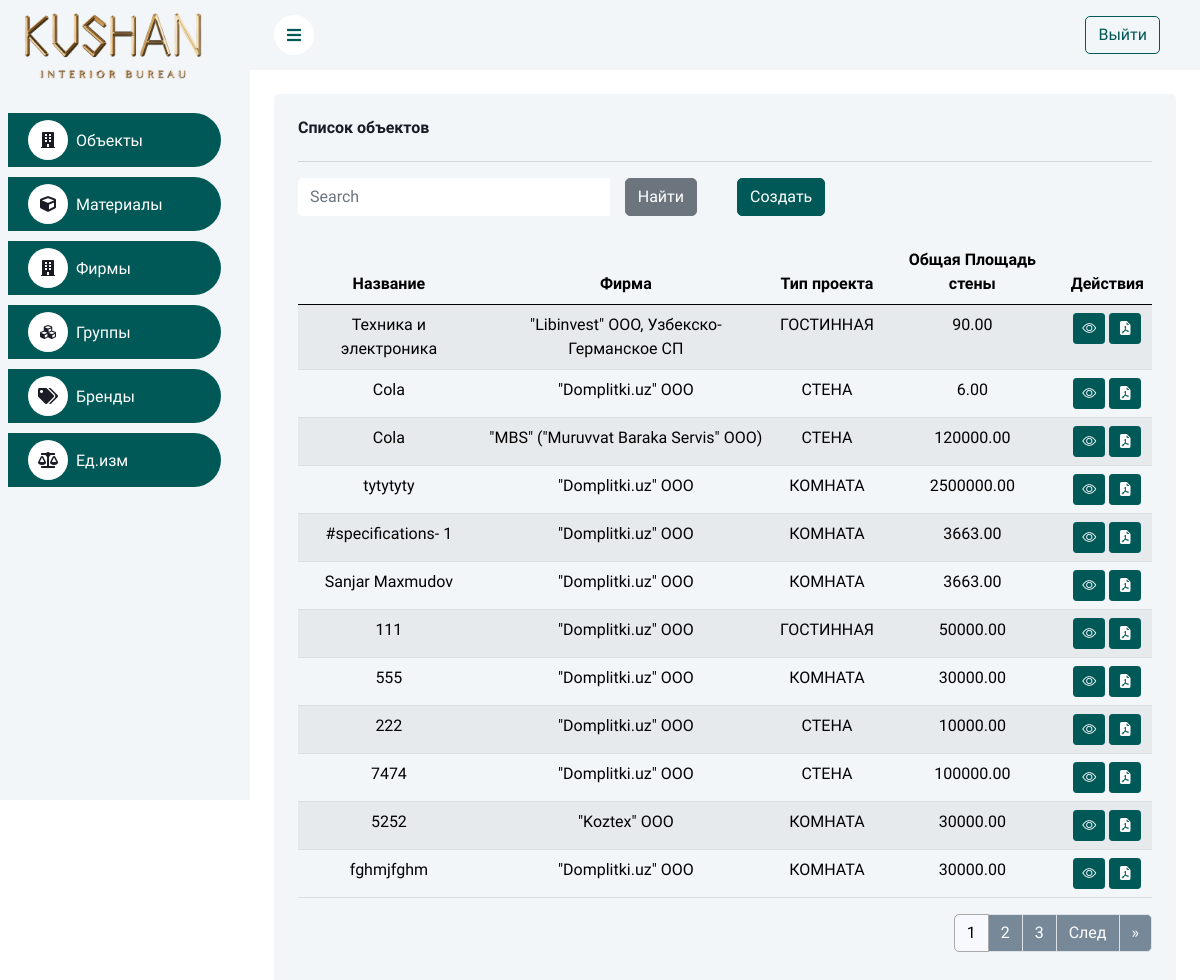
The app's page /projects/, older data.
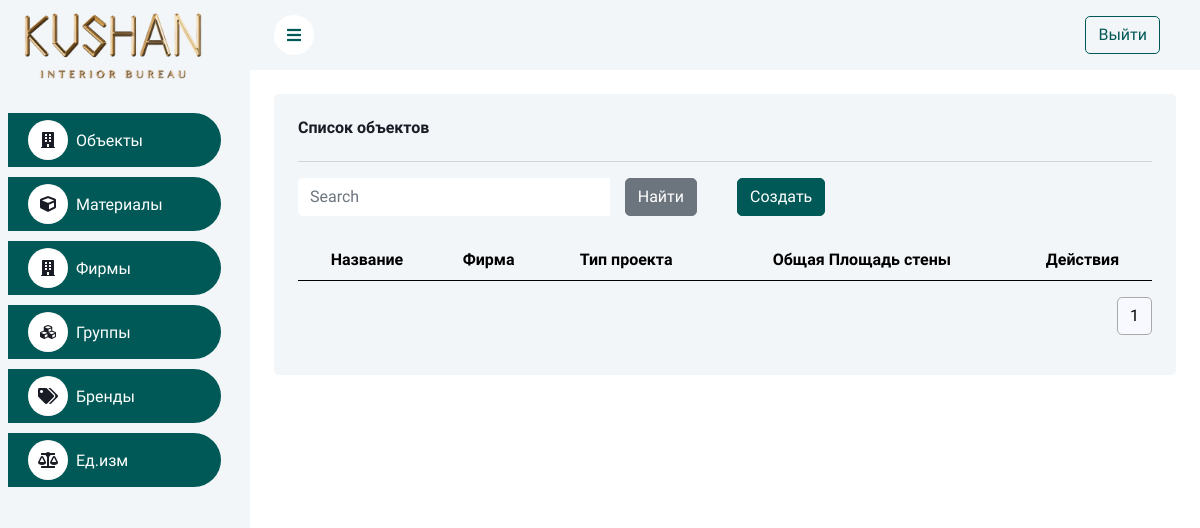
The same page, newer data.
### info/models.py (models this page shows, shortened)
class Project(models.Model):
	class ProjectType(models.TextChoices):
		WALL = 'СТЕНА', 'СТЕНА'
		ROOM = 'КОМНАТА', 'КОМНАТА'
		LIVING_ROOM = 'ГОСТИННАЯ', 'ГОСТИННАЯ'
	name = models.CharField(max_length=150, verbose_name='Название')
	firm = models.ForeignKey('Firm', on_delete=models.CASCADE, verbose_name='Фирма')
	height = models.DecimalField(max_digits=10, decimal_places=2, verbose_name='Высота')
	project_type = models.CharField(choices=ProjectType.choices, default=ProjectType.WALL, max_length=20,
									verbose_name='Тип проекта')
	width_a = models.DecimalField(max_digits=10, decimal_places=2, null=True, blank=True, verbose_name='Ширина A')
	width_b = models.DecimalField(max_digits=10, decimal_places=2, null=True, blank=True, verbose_name='Ширина B')
	width_c = models.DecimalField(max_digits=10, decimal_places=2, null=True, blank=True, verbose_name='Ширина C')
	width_d = models.DecimalField(max_digits=10, decimal_places=2, null=True, blank=True, verbose_name='Ширина D')
	wall_area = models.DecimalField(max_digits=10, decimal_places=2, null=True, blank=True,
									verbose_name='Общая Площадь стены')
	room_area = models.DecimalField(max_digits=10, decimal_places=2, null=True, blank=True,
									verbose_name='Площадь комнаты')
	living_room_area = models.DecimalField(max_digits=10, decimal_places=2, null=True, blank=True,
										   verbose_name='Площадь гостиной')
	wall_area_a = models.DecimalField(max_digits=10, decimal_places=2, null=True, blank=True,
									  verbose_name='Площадь стены A')
	wall_area_b = models.DecimalField(max_digits=10, decimal_places=2, null=True, blank=True,
									  verbose_name='Площадь стены B')
	wall_area_c = models.DecimalField(max_digits=10, decimal_places=2, null=True, blank=True,
									  verbose_name='Площадь стены C')
	wall_area_d = models.DecimalField(max_digits=10, decimal_places=2, null=True, blank=True,
									  verbose_name='Площадь стены D')
	ceiling_area = models.DecimalField(max_digits=10, decimal_places=2, null=True, blank=True,
									   verbose_name='Общая Площадь потолка')
	ceiling_area_a = models.DecimalField(max_digits=10, decimal_places=2, null=True, blank=True,
										 verbose_name='Площадь потолка A')
	ceiling_area_b = models.DecimalField(max_digits=10, decimal_places=2, null=True, blank=True,
										 verbose_name='Площадь потолка B')
	ceiling_area_c = models.DecimalField(max_digits=10, decimal_places=2, null=True, blank=True,
										 verbose_name='Площадь потолка C')
	ceiling_area_d = models.DecimalField(max_digits=10, decimal_places=2, null=True, blank=True,
										 verbose_name='Площадь потолка D')
	class Meta:
		ordering = ['-id']

class Firm(models.Model):
	name = models.CharField(max_length=150, unique=True)
	def __str__(self):
		return str(self.name)

### info/views.py (the view)
# urls.py: path('projects/', ProjectListView.as_view(), name='project-list'),
class ProjectListView(BaseListView):
	model = Project
	form_class = None
	template_name = "project_list.html"
	def get(self, request):
		projects = self.get_queryset()
		page_obj = self.apply_pagination_and_search(projects, request)
		context = {
			'items': page_obj,
		}
		return render(request, self.get_template_name(), context)

### shared/views.py (called while the page is built)
	@staticmethod
	def apply_pagination_and_search(queryset, request):
		search_query = request.GET.get('search')
		if search_query:
			search_query = search_query.strip()
			queryset = queryset.filter(Q(name__icontains=search_query))
		page_size = request.GET.get("page_size", 12)
		paginator = Paginator(queryset, page_size)
		page_num = request.GET.get("page", 1)
		page_obj = paginator.get_page(page_num)
		return page_obj

	def get_queryset(self):
		return self.model.objects.all()

	def get_template_name(self):
		return self.template_name

### templates/project_list.html (shortened to what this page needs)
{% extends 'base.html' %}
{% load static %}
{% block content %}
    <div class="container-fluid pt-4 px-4">
        <div class="row g-4">
            <div class="col-sm-12">
                <div class="bg-light rounded h-100 p-4">
                    <h6 class="mb-4">Список объектов</h6>
                    <hr>
                    <div class="row mb-2">
                        <div class="col-md-6">
                            <form class="d-none d-md-flex mb-3" method="GET" action="{% url 'project-list' %}">
                                <div class="input-group">
                                    <input type="search" name="search" class="form-control border-0"
                                           placeholder="Search">
                                    <div class="input-group-append">
                                        <button type="submit" class="btn btn-secondary mx-3">Найти</button>
                                    </div>
                                </div>
                            </form>
                        </div>
                        <div class="col-md-6">
                            <a href="{% url 'project-create' %}" type="button" class="btn btn-primary">Создать</a>
                        </div>
                    </div>
                    <div class="table-responsive">
                        <table class="table table-striped table-light text-center table-hover ">
                            <thead>
                            <tr>
                                <th scope="col">Название</th>
                                <th scope="col">Фирма</th>
                                <th scope="col">Тип проекта</th>
                                <th scope="col">Общая Площадь стены</th>
                                <th scope="col">Действия</th>
                            </tr>
                            </thead>
                            <tbody>
                            {% for project in items %}
                                <tr>
                                    <td>{{ project.name }}</td>
                                    <td>{{ project.firm }}</td>
                                    <td>{{ project.project_type }}</td>
                                    <td>{{ project.wall_area }}</td>
                                    <td>
                                        <a href="{% url 'project-detail' project.pk %}" type="button"
                                           class="btn btn-primary btn-sm"><i class="bi bi-eye"></i>
                                        </a>
                                        <a href="#" onclick="createPdf({{ project.pk }})" type="button"
                                           class="btn btn-primary btn-sm"><i class="bi bi-file-earmark-pdf-fill"></i>
                                        </a>
                                    </td>
                                </tr>
                            {% endfor %}
                            </tbody>
                        </table>
                    </div>
                    {% include 'pagination.html' with items=items %}
                </div>
            </div>
        </div>
    </div>
{% endblock %}

### templates/base.html (shortened to what this page needs)
{% load static %}
<!DOCTYPE html>
<html lang="en">
<head>
    <link href="https://cdn.jsdelivr.net/npm/bootstrap-icons@1.7.2/font/bootstrap-icons.css" rel="stylesheet">
    <link href="https://cdnjs.cloudflare.com/ajax/libs/font-awesome/5.10.0/css/all.min.css" rel="stylesheet">
    <link href="https://cdn.jsdelivr.net/npm/bootstrap-icons@1.4.1/font/bootstrap-icons.css" rel="stylesheet">
    <link href="{% static 'lib/owlcarousel/assets/owl.carousel.min.css' %}" rel="stylesheet">
    <link href="{% static 'lib/tempusdominus/css/tempusdominus-bootstrap-4.min.css' %}" rel="stylesheet">
    <link href="{% static 'css/bootstrap.min.css' %}" rel="stylesheet">
    <link href="{% static 'css/style.css' %}" rel="stylesheet">
</head>
<body>
<div class="container-xxl position-relative bg-white d-flex p-0">
    <div class="sidebar pe-4 pb-3">
        <nav class="navbar bg-light navbar-light">
            <a href="{% url 'base_html' %}" class="navbar-brand mx-4 mb-3">
                <h3 class="text-primary">
                    <img class="w-100" src="{% static 'img/logo.png' %}" alt="Logo">
                </h3>
            </a>
            <div class="navbar-nav w-100">
                <a href="{% url 'project-list' %}" class="nav-link custom-link">
                    <i class="fa fa-building me-2 text-dark"></i><span class="text-white">Объекты</span>
                </a>
                <a href="{% url 'material-list' %}" class="nav-link custom-link">
                    <i class="fa fa-cube me-2 text-dark"></i><span class="text-white">Материалы</span>
                </a>
                <a href="{% url 'firm-list' %}" class="nav-link custom-link">
                    <i class="fa fa-building me-2 text-dark"></i><span class="text-white">Фирмы</span>
                </a>
                <a href="{% url 'group-list' %}" class="nav-link custom-link">
                    <i class="fa fa-cubes me-2 text-dark"></i><span class="text-white">Группы</span>
                </a>
                <a href="{% url 'brand-list' %}" class="nav-link custom-link">
                    <i class="fa fa-tags me-2 text-dark"></i><span class="text-white">Бренды</span>
                </a>
                <a href="{% url 'unit-list' %}" class="nav-link custom-link">
                    <i class="fa fa-balance-scale me-2 text-dark"></i><span class="text-white">Ед.изм</span>
                </a>
            </div>
        </nav>
    </div>
    <div class="content">
        <nav class="navbar navbar-expand bg-light navbar-light sticky-top px-4 py-0">
            <a href="#" class=" sidebar-toggler flex-shrink-0">
                <i class="fa fa-bars"></i>
            </a>
            <div class="navbar-nav align-items-center ms-auto p-3">
                <a href="" class="btn btn-outline-primary">Выйти</a>
            </div>
        </nav>
        {% block content %}
        {% endblock %}
    </div>
</div>
</body>
</html>

### templates/pagination.html (shortened to what this page needs)
<div class="row justify-content-end">
    <div class="col-md-12">
        <nav aria-label="Page navigation example">
            <ul class="pagination justify-content-end">
                {% for i in items.paginator.page_range %}
                    <li class="page-item {% if i == items.number %}active{% endif %}">
                        <a class="page-link" href="?page={{ i }}">{{ i }}</a>
                    </li>
                {% endfor %}
                {% if items.has_next %}
                    <li class="page-item">
                        <a class="page-link" href="?page={{ items.next_page_number }}">След</a>
                    </li>
                    <li class="page-item">
                        <a class="page-link" href="?page={{ items.paginator.num_pages }}">&raquo;</a>
                    </li>
                {% endif %}
            </ul>
        </nav>
    </div>
</div>

### static/css/style.css (style rules this page uses)
:root { --primary: #005957; --light: #F3F6F9; --dark: #191C24; }
.btn { transition: .5s; }
.btn.btn-primary { color: #FFFFFF; }
.sidebar { position: fixed; top: 0; left: 0; bottom: 0; width: 250px; height: 100vh; overflow-y: auto; background: var(--light); transition: 0.5s; z-index: 999; }
.content { margin-left: 250px; min-height: 100vh; background: #FFFFFF; transition: 0.5s; }
@media (min-width: 992px) { .sidebar { margin-left: 0; } }
@media (min-width: 992px) { .content { width: calc(100% - 250px); } }
.sidebar .navbar .navbar-nav .nav-link { padding: 7px 20px; color: var(--dark); font-weight: 500; border-left: 3px solid var(--light); border-radius: 0 30px 30px 0; outline: none; }
.active { background-color: #d4ebf2; border-radius: 7px; }
.sidebar .navbar .navbar-nav .nav-link i { width: 40px; height: 40px; display: inline-flex; align-items: center; justify-content: center; background: #FFFFFF; border-radius: 40px; }
.content .navbar .sidebar-toggler, .content .navbar .navbar-nav .nav-link i { width: 40px; height: 40px; display: inline-flex; align-items: center; justify-content: center; background: #FFFFFF; border-radius: 25px; }
.custom-link { background-color: #005957; color: white; border-radius: 5px; padding: 10px; display: inline-block; margin: 5px; }
.pagination .page-item.active .page-link { background-color: ghostwhite; border-color: darkgray; color: black; }
.pagination .page-item .page-link { background-color: lightslategray; color: white; }

Row changes from the older to the newer data that the page shows:
removed Project: name "Техника и электроника", firm "\"Libinvest\" ООО, Узбекско-Германское СП", project_type "ГОСТИННАЯ", wall_area "90.00"
removed Project: name "Cola", firm "\"Domplitki.uz\" ООО", project_type "СТЕНА", wall_area "6.00"
removed Project: name "Cola", firm "\"MBS\" (\"Muruvvat Baraka Servis\" ООО)", project_type "СТЕНА", wall_area "120000.00"
removed Project: name "tytytyty", firm "\"Domplitki.uz\" ООО", project_type "КОМНАТА", wall_area "2500000.00"
removed Project: name "#specifications- 1", firm "\"Domplitki.uz\" ООО", project_type "КОМНАТА", wall_area "3663.00"
removed Project: name "Sanjar Maxmudov", firm "\"Domplitki.uz\" ООО", project_type "КОМНАТА", wall_area "3663.00"
removed Project: name "111", firm "\"Domplitki.uz\" ООО", project_type "ГОСТИННАЯ", wall_area "50000.00"
removed Project: name "555", firm "\"Domplitki.uz\" ООО", project_type "КОМНАТА", wall_area "30000.00"
removed Project: name "222", firm "\"Domplitki.uz\" ООО", project_type "СТЕНА", wall_area "10000.00"
removed Project: name "7474", firm "\"Domplitki.uz\" ООО", project_type "СТЕНА", wall_area "100000.00"
removed Project: name "5252", firm "\"Koztex\" ООО", project_type "КОМНАТА", wall_area "30000.00"
removed Project: name "fghmjfghm", firm "\"Domplitki.uz\" ООО", project_type "КОМНАТА", wall_area "30000.00"
Text that changed along with them:
list line gone: "2"
list line gone: "3"
text no longer shown: "След »"
